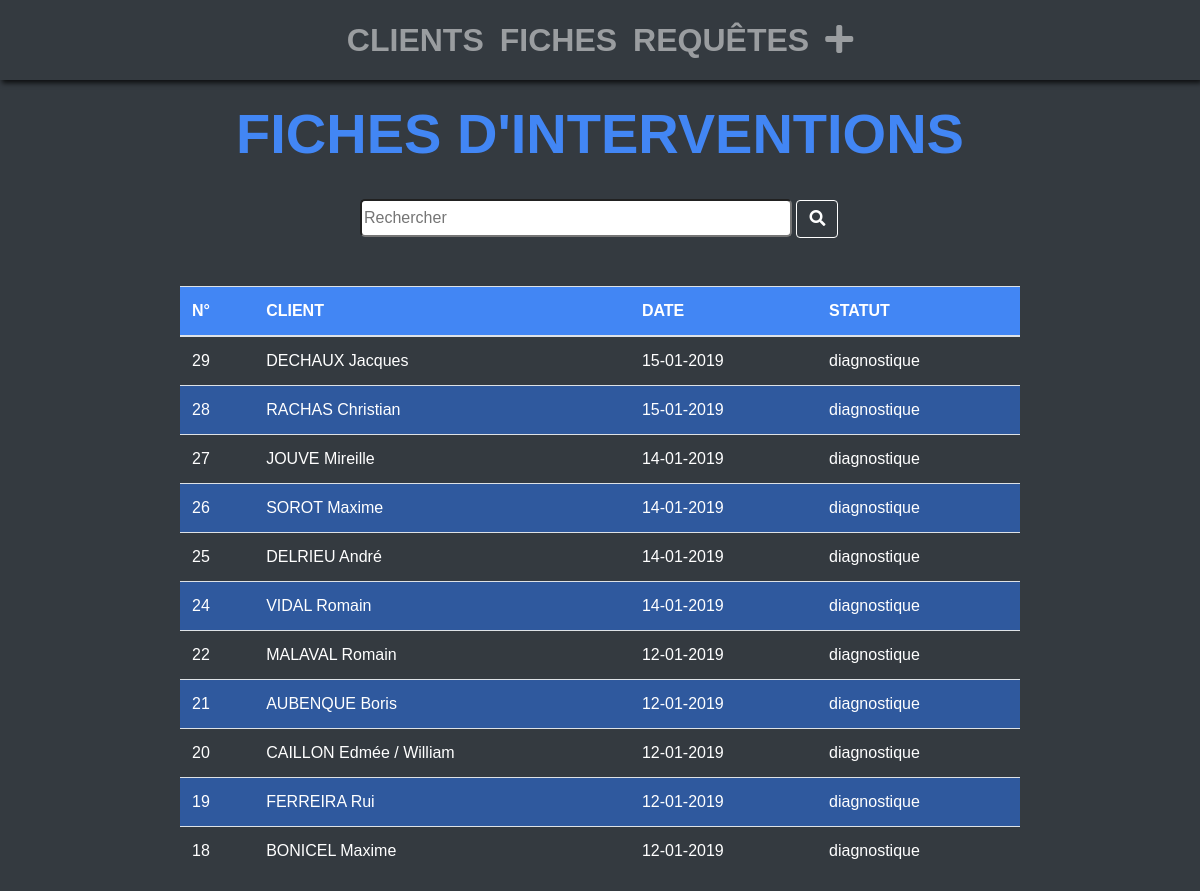
The page /sheet/ on the database its author committed.
### gestion_intervention/models.py (models this page shows, shortened)
class Sheet(models.Model):
    customer = models.ForeignKey(Customer)
    date = models.DateTimeField(auto_now_add=True, blank=True)
    statut = models.CharField(max_length=40, choices=STATUS_SHEET)
    other = MultiSelectField(max_length=40, choices=OTHERS_CHOICES, null=True, blank=True )
    reason = models.TextField(null=True, blank=True)
    resolution = models.TextField(null=True, blank=True)
    comment = models.TextField(null=True, blank=True)
    guarantee = models.BooleanField(default=False)
    def datepublished(self):
        return self.date.strftime('%d-%m-%Y')

class Customer(models.Model):
    first_name = models.CharField(max_length=50)
    last_name = models.CharField(max_length=50)
    slug = AutoSlugField(populate_from='first_name')
    email = models.EmailField(blank=True, null=True, unique=True)
    phone = models.CharField(max_length=70, null=False, blank=False)

### gestion_intervention/views.py (the view)
# urls.py: url(r'^sheet/$', SheetListView.as_view(), name='sheet-list'),
class SheetListView(ListView):
    models = Sheet
    def get_queryset(self):
        return Sheet.objects.all().order_by('-date')

### gestion_intervention/templates/gestion_intervention/sheet_list.html
{% extends "gestion_intervention/base.html" %}
{% block content %}
<div class="col-12 sheet_list">
    <h2>Fiches d'Interventions</h2>
    <form class="search mx-auto" action="#" method="get">
        <input class="field" id="myCustomerInput" type="search" name="q" placeholder="Rechercher" class="form-control">
        <button class="btn " type="submit"><i class="fas fa-search"></i></button>
    </form>
    <table class="table table-hover">
        <thead class="sheet_head_list">
            <tr>
                <th scope="col">N°</th>
                <th scope="col">Client</th>
                <th scope="col">Date</th>
                <th scope="col">statut</th>
            </tr>
        </thead>
        <tbody>
            {% for sheet in object_list %}
            <tr class="sheet_table customerName">
                <td><a href="{% url 'sheet-detail' sheet.id %}">{{sheet.id}}</a></td>
                <td scope="row"><a href="{% url 'sheet-detail' sheet.id %}">{% filter upper %}{{sheet.customer.last_name}}{% endfilter %} {{sheet.customer.first_name}} </a></td>
                <td><a href="{% url 'sheet-detail' sheet.id %}">{{sheet.datepublished}}</a></td>
                <td><a href="{% url 'sheet-detail' sheet.id %}">{{sheet.statut}}</a></td>
            </tr>
            {% endfor %}
        </tbody>
    </table>
</div>
{% endblock %}

### gestion_intervention/static/css/style.css (style rules this page uses)
body { background-color: #343A40; font-family: Arial, sans-serif; }
.col-12 { padding: 0; margin-top: 50px; color: white; }
.customer_list h2, .sheet_list h2, .request_list h2 { text-align: center; text-transform: uppercase; font-size: 3.5rem; font-weight: bold; }
.sheet_list h2 { color: #4286f4; }
.search { width: 40%; margin: 2rem auto 0 auto; margin-bottom: 3rem; }
.search button { border: 1px solid white; }
.search button i { color: white; }
.search .field { width: 90%; border-radius: 5px; height: 38px; }
.table { width: 70%; margin: 1rem auto; color: white; }
.table .sheet_head_list { background-color: #4286f4; }
.table a { color: white; }
.table th { color: white; text-transform: uppercase; }
.table .sheet_table:nth-child(even) { background-color: #2f599e; }

### rows shown on the page
Sheet: id "29", customer.last_name "DECHAUX", customer.first_name "Jacques", datepublished "15-01-2019", statut "diagnostique"
Sheet: id "28", customer.last_name "RACHAS", customer.first_name "Christian", datepublished "15-01-2019", statut "diagnostique"
Sheet: id "27", customer.last_name "JOUVE", customer.first_name "Mireille", datepublished "14-01-2019", statut "diagnostique"
Sheet: id "26", customer.last_name "SOROT", customer.first_name "Maxime", datepublished "14-01-2019", statut "diagnostique"
Sheet: id "25", customer.last_name "DELRIEU", customer.first_name "André", datepublished "14-01-2019", statut "diagnostique"
Sheet: id "24", customer.last_name "VIDAL", customer.first_name "Romain", datepublished "14-01-2019", statut "diagnostique"
Sheet: id "22", customer.last_name "MALAVAL", customer.first_name "Romain", datepublished "12-01-2019", statut "diagnostique"
Sheet: id "21", customer.last_name "AUBENQUE", customer.first_name "Boris", datepublished "12-01-2019", statut "diagnostique"
Sheet: id "20", customer.last_name "CAILLON", customer.first_name "Edmée / William", datepublished "12-01-2019", statut "diagnostique"
Sheet: id "19", customer.last_name "FERREIRA", customer.first_name "Rui", datepublished "12-01-2019", statut "diagnostique"
Sheet: id "18", customer.last_name "BONICEL", customer.first_name "Maxime", datepublished "12-01-2019", statut "diagnostique"
